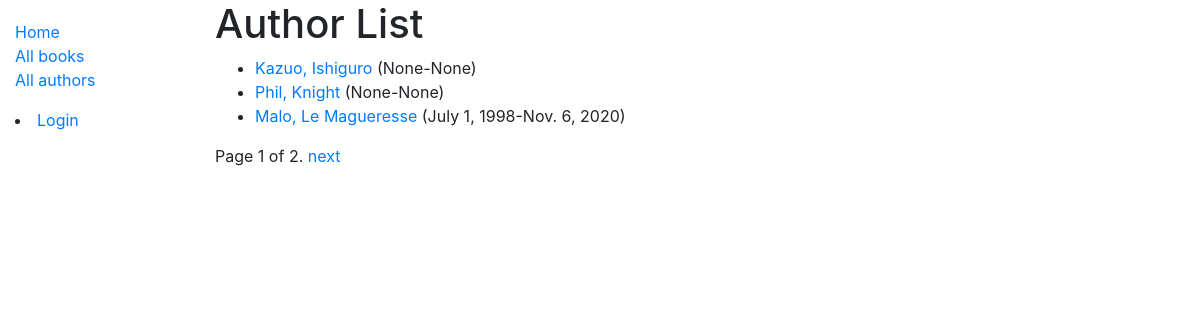
Screenshot of /catalog/authors/ with the database file from the repository.
### catalog/models.py (models this page shows, shortened)
class Author(models.Model):
    first_name = models.CharField(max_length=100)
    last_name = models.CharField(max_length=100)
    date_of_birth = models.DateField(null=True, blank=True)
    date_of_death = models.DateField('Died', null=True, blank=True)
    class Meta:
        ordering = ['last_name', 'first_name']
    def get_absolute_url(self):
        return reverse('author-detail', args=[str(self.id)])

### catalog/views.py (the view)
# urls.py: path('authors/', views.AuthorListView.as_view(), name='authors'),
class AuthorListView(generic.ListView):
    model = Author
    paginate_by = 3

### catalog/templates/catalog/author_list.html
{% extends "base_generic.html" %}
{% block content %}
  <h1>Author List</h1>
  {% if author_list %}
  <ul>
    {% for author in author_list %}
      <li>
        <a href="{{ author.get_absolute_url }}">{{ author.first_name }}, {{ author.last_name }}</a> ({{author.date_of_birth}}-{{author.date_of_death}})
      </li>
    {% endfor %}
  </ul>
  {% else %}
    <p>There are no authors.</p>
  {% endif %}
{% endblock %}

### rows the page displays
Author: first_name "Kazuo", last_name "Ishiguro", date_of_birth "None", date_of_death "None"
Author: first_name "Phil", last_name "Knight", date_of_birth "None", date_of_death "None"
Author: first_name "Malo", last_name "Le Magueresse", date_of_birth "July 1, 1998", date_of_death "Nov. 6, 2020"

### other values shown
{{ page_obj.number }} "1"
{{ page_obj.paginator.num_pages }} "2"
